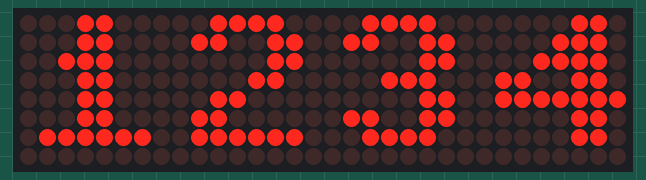
Recording of a program running on a simulated Raspberry Pi Pico running MicroPython. Shown: 32×8 LED matrix. At 10.0 s the program stops and its outputs stay as they are.

Above: at 0.1 s.
At 5.1 s:
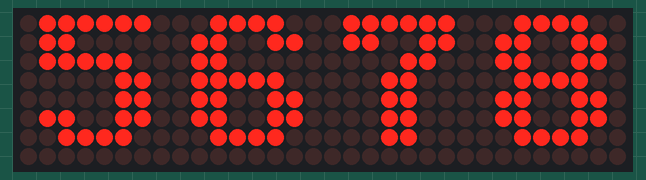

The program:

led_matrix_test_max7219.py
```python
# Demo with raspberry pi pico w (rp2040) with micropython
# of the red 8x32 Dot Matrix LED based on MAX7219 from
# AZ_Delivery https://www.az-delivery.de/en/products/4-x-64er-led-matrix-display
# bought on Amazon.de https://amzn.eu/d/am4Ig8N

# Using the library from mcauser (https://github.com/mcauser/micropython-max7219)

from led_matrix_max7219 import Matrix8x8
from machine import Pin, SPI
from time import sleep


# The Pins
# VCC --> VBUS on PICO (= +5V USB)
# GND --> GND on PICO
pin_spi0_sck = Pin(2) # = CLK on Led Matrix
pin_spi0_tx = Pin(3) # = DIN on Led Matrix
pin_gpio_cs = Pin(15) # = CS on Led Matrix


spi = SPI(0, baudrate=14500000, sck=pin_spi0_sck, mosi=pin_spi0_tx)

display = Matrix8x8(spi, pin_gpio_cs, 4)
display.brightness(0)
display.text('1234',0,0,1)
display.show()
sleep(5)
display.fill(0)
display.brightness(15)
display.text('5678',0,0,1)
display.show()
sleep(5)
display.fill(0)
display.show()
```

led_matrix_max7219.py
```python
"""
MicroPython max7219 cascadable 8x8 LED matrix driver
https://github.com/mcauser/micropython-max7219

MIT License
Copyright (c) 2017 Mike Causer

Permission is hereby granted, free of charge, to any person obtaining a copy
of this software and associated documentation files (the "Software"), to deal
in the Software without restriction, including without limitation the rights
to use, copy, modify, merge, publish, distribute, sublicense, and/or sell
copies of the Software, and to permit persons to whom the Software is
furnished to do so, subject to the following conditions:

The above copyright notice and this permission notice shall be included in all
copies or substantial portions of the Software.

THE SOFTWARE IS PROVIDED "AS IS", WITHOUT WARRANTY OF ANY KIND, EXPRESS OR
IMPLIED, INCLUDING BUT NOT LIMITED TO THE WARRANTIES OF MERCHANTABILITY,
FITNESS FOR A PARTICULAR PURPOSE AND NONINFRINGEMENT. IN NO EVENT SHALL THE
AUTHORS OR COPYRIGHT HOLDERS BE LIABLE FOR ANY CLAIM, DAMAGES OR OTHER
LIABILITY, WHETHER IN AN ACTION OF CONTRACT, TORT OR OTHERWISE, ARISING FROM,
OUT OF OR IN CONNECTION WITH THE SOFTWARE OR THE USE OR OTHER DEALINGS IN THE
SOFTWARE.
"""

from micropython import const
import framebuf

_NOOP = const(0)
_DIGIT0 = const(1)
_DECODEMODE = const(9)
_INTENSITY = const(10)
_SCANLIMIT = const(11)
_SHUTDOWN = const(12)
_DISPLAYTEST = const(15)

class Matrix8x8:
    def __init__(self, spi, cs, num):
        """
        Driver for cascading MAX7219 8x8 LED matrices.

        >>> import max7219
        >>> from machine import Pin, SPI
        >>> spi = SPI(1)
        >>> display = max7219.Matrix8x8(spi, Pin('X5'), 4)
        >>> display.text('1234',0,0,1)
        >>> display.show()

        """
        self.spi = spi
        self.cs = cs
        self.cs.init(cs.OUT, True)
        self.buffer = bytearray(8 * num)
        self.num = num
        fb = framebuf.FrameBuffer(self.buffer, 8 * num, 8, framebuf.MONO_HLSB)
        self.framebuf = fb
        # Provide methods for accessing FrameBuffer graphics primitives. This is a workround
        # because inheritance from a native class is currently unsupported.
        # http://docs.micropython.org/en/latest/pyboard/library/framebuf.html
        self.fill = fb.fill  # (col)
        self.pixel = fb.pixel # (x, y[, c])
        self.hline = fb.hline  # (x, y, w, col)
        self.vline = fb.vline  # (x, y, h, col)
        self.line = fb.line  # (x1, y1, x2, y2, col)
        self.rect = fb.rect  # (x, y, w, h, col)
        self.fill_rect = fb.fill_rect  # (x, y, w, h, col)
        self.text = fb.text  # (string, x, y, col=1)
        self.scroll = fb.scroll  # (dx, dy)
        self.blit = fb.blit  # (fbuf, x, y[, key])
        self.init()

    def _write(self, command, data):
        self.cs(0)
        for m in range(self.num):
            self.spi.write(bytearray([command, data]))
        self.cs(1)

    def init(self):
        for command, data in (
            (_SHUTDOWN, 0),
            (_DISPLAYTEST, 0),
            (_SCANLIMIT, 7),
            (_DECODEMODE, 0),
            (_SHUTDOWN, 1),
        ):
            self._write(command, data)

    def brightness(self, value):
        if not 0 <= value <= 15:
            raise ValueError("Brightness out of range")
        self._write(_INTENSITY, value)

    def show(self):
        for y in range(8):
            self.cs(0)
            for m in range(self.num):
                self.spi.write(bytearray([_DIGIT0 + y, self.buffer[(y * self.num) + m]]))
            self.cs(1)
```

Measured:
- what the display in image 1 shows lasts 5.0 s, from 5.0 s to 10.0 s
